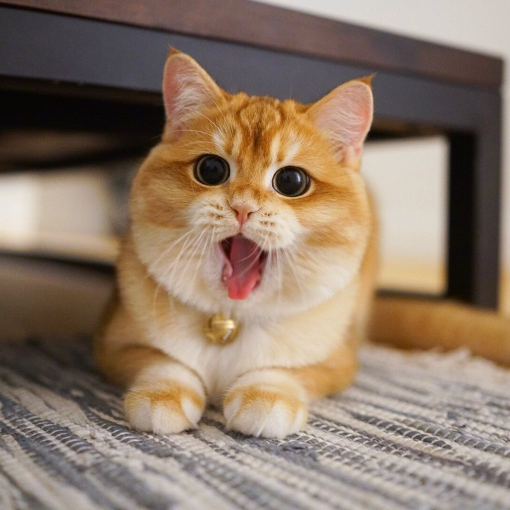
#> input picture simple-process/meo.jpg, 1020 x 1020 px (shown at 1/2 size)
$ python xuli.py
#> lines starting #> are read from the running program, lines starting #| are printed output that depends on the picture; after the words box and inside, x2 and y2 are one past the last pixel; in counts of white or black regions, pixels touching at a corner belong together
import numpy as np
import cv2
import matplotlib.pyplot as plt
'''
# HIEN THI ANH
img = cv2.imread('meo.jpg',0)
print(type(img))
print(img.shape)
plt.imshow(img, cmap='gray')
plt.show()
'''

'''
# 1. lAY KICH THUOC ANH
(h, w, d) = img.shape
print("width={}, height={}, depth{}".format(w, h, d))

# 2. LAY GIA TRI MAU MOT DIEM ANH
#Ta lấy pixel/điểm ảnh tại vị trí w=50, h=50, d=0
(B, G, R) = img[50, 50]
print("R={}, G={}, B={}".format(R, G, B))
'''

'''
# 3. XOAY ANH THEO CHIEU DOC
img = cv2.imread('meo.jpg',0)
result = img[::-1,:]
plt.imshow(result, cmap='gray')
plt.show()
'''
'''
# 4. XOAY ANH THEO DUONG CHEO CHINH
img = cv2.imread('meo.jpg',0)
result1 = img.transpose()
plt.imshow(result1,cmap='gray')
plt.show()
'''
'''
# 5. XOAY ANH THEO CHIEU NGANG
img = cv2.imread('meo.jpg',0)
result = img[:,::-1]
plt.imshow(result,cmap='gray')
plt.show()
'''
'''
# 5. DIEU CHINH SANG TOI CUA ANH
img = cv2.imread('meo.jpg',0)
result = img.copy()
result = result + 50
plt.imshow(result, cmap='gray')
plt.show()
'''
# 6. DOI MAU VUNG ANH
img = cv2.imread('meo.jpg',0)
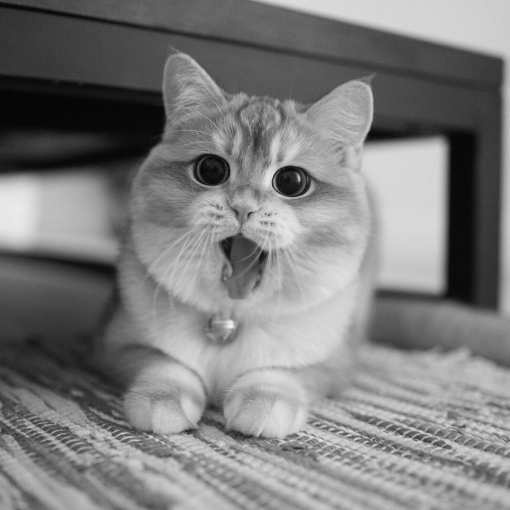
#> img: shape (1020, 1020) (shown at 1/2 size); min 2, max 243, mean 125.3
result = img.copy()
result[100:250, 300:450] = 0
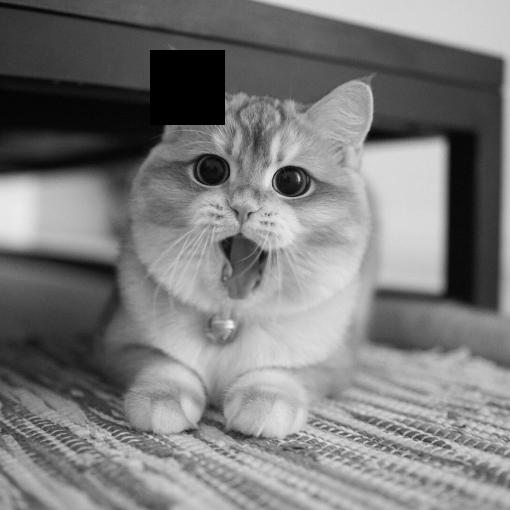
#> result: shape (1020, 1020) (shown at 1/2 size); 2.16% of pixels changed, all inside (x1, y1, x2, y2) = (300, 100, 450, 250)
plt.imshow(result,cmap='gray')
plt.show()
